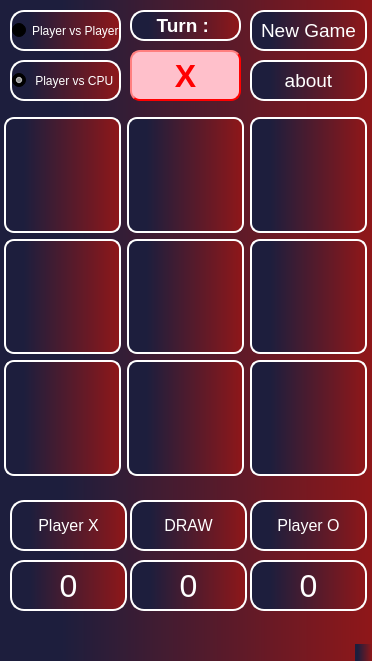
<?xml version="1.0" encoding="UTF-8"?>
<ui version="4.0">
 <class>MainWindow</class>
 <widget class="QMainWindow" name="MainWindow">
  <property name="enabled">
   <bool>true</bool>
  </property>
  <property name="geometry">
   <rect>
    <x>0</x>
    <y>0</y>
    <width>372</width>
    <height>661</height>
   </rect>
  </property>
  <property name="font">
   <font>
    <pointsize>9</pointsize>
    <bold>false</bold>
   </font>
  </property>
  <property name="cursor">
   <cursorShape>ArrowCursor</cursorShape>
  </property>
  <property name="focusPolicy">
   <enum>Qt::NoFocus</enum>
  </property>
  <property name="acceptDrops">
   <bool>false</bool>
  </property>
  <property name="windowTitle">
   <string>TicTocTeo</string>
  </property>
  <property name="autoFillBackground">
   <bool>false</bool>
  </property>
  <property name="styleSheet">
   <string notr="true">background-color: qlineargradient(spread:pad, x1:0, y1:0, x2:1, y2:0, stop:0.164773 rgba(29, 30, 61, 255), stop:1 rgba(143, 23, 25, 255));</string>
  </property>
  <widget class="QWidget" name="centralwidget">
   <widget class="QPushButton" name="btn2">
    <property name="geometry">
     <rect>
      <x>127</x>
      <y>117</y>
      <width>117</width>
      <height>116</height>
     </rect>
    </property>
    <property name="sizePolicy">
     <sizepolicy hsizetype="Minimum" vsizetype="Expanding">
      <horstretch>0</horstretch>
      <verstretch>0</verstretch>
     </sizepolicy>
    </property>
    <property name="font">
     <font>
      <pointsize>30</pointsize>
      <bold>true</bold>
     </font>
    </property>
    <property name="whatsThis">
     <string>&lt;html&gt;&lt;head/&gt;&lt;body&gt;&lt;p&gt;border-style: outset;&lt;/p&gt;&lt;p&gt;border-width:2px;&lt;/p&gt;&lt;p&gt;border-radius:14px;&lt;/p&gt;&lt;p&gt;border-color: black;&lt;/p&gt;&lt;/body&gt;&lt;/html&gt;</string>
    </property>
    <property name="styleSheet">
     <string notr="true">border-style: outset;
border-width:2px;
border-radius:10px;
border-color: white;
color: rgb(255, 255, 255);</string>
    </property>
    <property name="text">
     <string/>
    </property>
   </widget>
   <widget class="QPushButton" name="btn6">
    <property name="geometry">
     <rect>
      <x>250</x>
      <y>239</y>
      <width>117</width>
      <height>115</height>
     </rect>
    </property>
    <property name="sizePolicy">
     <sizepolicy hsizetype="Minimum" vsizetype="Expanding">
      <horstretch>0</horstretch>
      <verstretch>0</verstretch>
     </sizepolicy>
    </property>
    <property name="font">
     <font>
      <pointsize>30</pointsize>
      <bold>true</bold>
     </font>
    </property>
    <property name="whatsThis">
     <string>&lt;html&gt;&lt;head/&gt;&lt;body&gt;&lt;p&gt;border-style: outset;&lt;/p&gt;&lt;p&gt;border-width:2px;&lt;/p&gt;&lt;p&gt;border-radius:14px;&lt;/p&gt;&lt;p&gt;border-color: black;&lt;/p&gt;&lt;/body&gt;&lt;/html&gt;</string>
    </property>
    <property name="styleSheet">
     <string notr="true">border-style: outset;
border-width:2px;
border-radius:10px;
border-color: white;
color: rgb(255, 255, 255);</string>
    </property>
    <property name="text">
     <string/>
    </property>
   </widget>
   <widget class="QPushButton" name="btn9">
    <property name="geometry">
     <rect>
      <x>250</x>
      <y>360</y>
      <width>117</width>
      <height>116</height>
     </rect>
    </property>
    <property name="sizePolicy">
     <sizepolicy hsizetype="Minimum" vsizetype="Expanding">
      <horstretch>0</horstretch>
      <verstretch>0</verstretch>
     </sizepolicy>
    </property>
    <property name="font">
     <font>
      <pointsize>30</pointsize>
      <bold>true</bold>
     </font>
    </property>
    <property name="whatsThis">
     <string>&lt;html&gt;&lt;head/&gt;&lt;body&gt;&lt;p&gt;border-style: outset;&lt;/p&gt;&lt;p&gt;border-width:2px;&lt;/p&gt;&lt;p&gt;border-radius:14px;&lt;/p&gt;&lt;p&gt;border-color: black;&lt;/p&gt;&lt;/body&gt;&lt;/html&gt;</string>
    </property>
    <property name="styleSheet">
     <string notr="true">border-style: outset;
border-width:2px;
border-radius:10px;
border-color: white;
color: rgb(255, 255, 255);</string>
    </property>
    <property name="text">
     <string/>
    </property>
   </widget>
   <widget class="QPushButton" name="btn5">
    <property name="geometry">
     <rect>
      <x>127</x>
      <y>239</y>
      <width>117</width>
      <height>115</height>
     </rect>
    </property>
    <property name="sizePolicy">
     <sizepolicy hsizetype="Minimum" vsizetype="Expanding">
      <horstretch>0</horstretch>
      <verstretch>0</verstretch>
     </sizepolicy>
    </property>
    <property name="font">
     <font>
      <pointsize>30</pointsize>
      <bold>true</bold>
     </font>
    </property>
    <property name="whatsThis">
     <string>&lt;html&gt;&lt;head/&gt;&lt;body&gt;&lt;p&gt;border-style: outset;&lt;/p&gt;&lt;p&gt;border-width:2px;&lt;/p&gt;&lt;p&gt;border-radius:14px;&lt;/p&gt;&lt;p&gt;border-color: black;&lt;/p&gt;&lt;/body&gt;&lt;/html&gt;</string>
    </property>
    <property name="styleSheet">
     <string notr="true">border-style: outset;
border-width:2px;
border-radius:10px;
border-color: white;
color: rgb(255, 255, 255);</string>
    </property>
    <property name="text">
     <string/>
    </property>
   </widget>
   <widget class="QPushButton" name="btn3">
    <property name="geometry">
     <rect>
      <x>250</x>
      <y>117</y>
      <width>117</width>
      <height>116</height>
     </rect>
    </property>
    <property name="sizePolicy">
     <sizepolicy hsizetype="Minimum" vsizetype="Expanding">
      <horstretch>0</horstretch>
      <verstretch>0</verstretch>
     </sizepolicy>
    </property>
    <property name="font">
     <font>
      <pointsize>30</pointsize>
      <bold>true</bold>
     </font>
    </property>
    <property name="whatsThis">
     <string>&lt;html&gt;&lt;head/&gt;&lt;body&gt;&lt;p&gt;border-style: outset;&lt;/p&gt;&lt;p&gt;border-width:2px;&lt;/p&gt;&lt;p&gt;border-radius:14px;&lt;/p&gt;&lt;p&gt;border-color: black;&lt;/p&gt;&lt;/body&gt;&lt;/html&gt;</string>
    </property>
    <property name="styleSheet">
     <string notr="true">border-style: outset;
border-width:2px;
border-radius:10px;
border-color: white;
color: rgb(255, 255, 255);</string>
    </property>
    <property name="text">
     <string/>
    </property>
   </widget>
   <widget class="QPushButton" name="btn8">
    <property name="geometry">
     <rect>
      <x>127</x>
      <y>360</y>
      <width>117</width>
      <height>116</height>
     </rect>
    </property>
    <property name="sizePolicy">
     <sizepolicy hsizetype="Minimum" vsizetype="Expanding">
      <horstretch>0</horstretch>
      <verstretch>0</verstretch>
     </sizepolicy>
    </property>
    <property name="font">
     <font>
      <pointsize>30</pointsize>
      <bold>true</bold>
     </font>
    </property>
    <property name="whatsThis">
     <string>&lt;html&gt;&lt;head/&gt;&lt;body&gt;&lt;p&gt;border-style: outset;&lt;/p&gt;&lt;p&gt;border-width:2px;&lt;/p&gt;&lt;p&gt;border-radius:14px;&lt;/p&gt;&lt;p&gt;border-color: black;&lt;/p&gt;&lt;/body&gt;&lt;/html&gt;</string>
    </property>
    <property name="styleSheet">
     <string notr="true">border-style: outset;
border-width:2px;
border-radius:10px;
border-color: white;
color: rgb(255, 255, 255);
</string>
    </property>
    <property name="text">
     <string/>
    </property>
   </widget>
   <widget class="QPushButton" name="btn1">
    <property name="geometry">
     <rect>
      <x>4</x>
      <y>117</y>
      <width>117</width>
      <height>116</height>
     </rect>
    </property>
    <property name="sizePolicy">
     <sizepolicy hsizetype="Minimum" vsizetype="Expanding">
      <horstretch>0</horstretch>
      <verstretch>0</verstretch>
     </sizepolicy>
    </property>
    <property name="font">
     <font>
      <pointsize>30</pointsize>
      <bold>true</bold>
     </font>
    </property>
    <property name="whatsThis">
     <string>&lt;html&gt;&lt;head/&gt;&lt;body&gt;&lt;p&gt;border-style: outset;&lt;/p&gt;&lt;p&gt;border-width:2px;&lt;/p&gt;&lt;p&gt;border-radius:14px;&lt;/p&gt;&lt;p&gt;border-color: black;&lt;/p&gt;&lt;/body&gt;&lt;/html&gt;</string>
    </property>
    <property name="styleSheet">
     <string notr="true">border-style: outset;
border-width:2px;
border-radius:10px;
border-color: white;
color: rgb(255, 255, 255);</string>
    </property>
    <property name="text">
     <string/>
    </property>
   </widget>
   <widget class="QPushButton" name="btn4">
    <property name="geometry">
     <rect>
      <x>4</x>
      <y>239</y>
      <width>117</width>
      <height>115</height>
     </rect>
    </property>
    <property name="sizePolicy">
     <sizepolicy hsizetype="Minimum" vsizetype="Expanding">
      <horstretch>0</horstretch>
      <verstretch>0</verstretch>
     </sizepolicy>
    </property>
    <property name="font">
     <font>
      <pointsize>30</pointsize>
      <bold>true</bold>
     </font>
    </property>
    <property name="whatsThis">
     <string>&lt;html&gt;&lt;head/&gt;&lt;body&gt;&lt;p&gt;border-style: outset;&lt;/p&gt;&lt;p&gt;border-width:2px;&lt;/p&gt;&lt;p&gt;border-radius:14px;&lt;/p&gt;&lt;p&gt;border-color: black;&lt;/p&gt;&lt;/body&gt;&lt;/html&gt;</string>
    </property>
    <property name="styleSheet">
     <string notr="true">border-style: outset;
border-width:2px;
border-radius:10px;
border-color: white;
color: rgb(255, 255, 255);</string>
    </property>
    <property name="text">
     <string/>
    </property>
   </widget>
   <widget class="QPushButton" name="btn7">
    <property name="geometry">
     <rect>
      <x>4</x>
      <y>360</y>
      <width>117</width>
      <height>116</height>
     </rect>
    </property>
    <property name="sizePolicy">
     <sizepolicy hsizetype="Minimum" vsizetype="Expanding">
      <horstretch>0</horstretch>
      <verstretch>0</verstretch>
     </sizepolicy>
    </property>
    <property name="font">
     <font>
      <pointsize>30</pointsize>
      <bold>true</bold>
     </font>
    </property>
    <property name="whatsThis">
     <string>&lt;html&gt;&lt;head/&gt;&lt;body&gt;&lt;p&gt;border-style: outset;&lt;/p&gt;&lt;p&gt;border-width:2px;&lt;/p&gt;&lt;p&gt;border-radius:14px;&lt;/p&gt;&lt;p&gt;border-color: black;&lt;/p&gt;&lt;/body&gt;&lt;/html&gt;</string>
    </property>
    <property name="styleSheet">
     <string notr="true">border-style: outset;
border-width:2px;
border-radius:10px;
border-color: white;
color: rgb(255, 255, 255);
</string>
    </property>
    <property name="text">
     <string/>
    </property>
   </widget>
   <widget class="QRadioButton" name="pvcraidiobuttom">
    <property name="geometry">
     <rect>
      <x>10</x>
      <y>60</y>
      <width>111</width>
      <height>41</height>
     </rect>
    </property>
    <property name="styleSheet">
     <string notr="true">color: rgb(255, 255, 255);
border-style: outset;
border-width:2px;
border-radius:14px;
border-color: white;</string>
    </property>
    <property name="text">
     <string> Player vs CPU</string>
    </property>
    <property name="checked">
     <bool>true</bool>
    </property>
   </widget>
   <widget class="QRadioButton" name="pvpraidiobuttom">
    <property name="geometry">
     <rect>
      <x>10</x>
      <y>10</y>
      <width>111</width>
      <height>41</height>
     </rect>
    </property>
    <property name="styleSheet">
     <string notr="true">color: rgb(255, 255, 255);
border-style: outset;
border-width:2px;
border-radius:14px;
border-color: white;
</string>
    </property>
    <property name="text">
     <string>Player vs Player</string>
    </property>
   </widget>
   <widget class="QPushButton" name="ngbtn">
    <property name="geometry">
     <rect>
      <x>250</x>
      <y>10</y>
      <width>117</width>
      <height>41</height>
     </rect>
    </property>
    <property name="sizePolicy">
     <sizepolicy hsizetype="Minimum" vsizetype="Expanding">
      <horstretch>0</horstretch>
      <verstretch>0</verstretch>
     </sizepolicy>
    </property>
    <property name="font">
     <font>
      <pointsize>14</pointsize>
      <bold>false</bold>
     </font>
    </property>
    <property name="whatsThis">
     <string>&lt;html&gt;&lt;head/&gt;&lt;body&gt;&lt;p&gt;border-style: outset;&lt;/p&gt;&lt;p&gt;border-width:2px;&lt;/p&gt;&lt;p&gt;border-radius:14px;&lt;/p&gt;&lt;p&gt;border-color: black;&lt;/p&gt;&lt;/body&gt;&lt;/html&gt;</string>
    </property>
    <property name="styleSheet">
     <string notr="true">border-style: outset;
color: rgb(255, 255, 255);
border-width:2px;
border-radius:14px;
border-color: white;</string>
    </property>
    <property name="text">
     <string>New Game</string>
    </property>
   </widget>
   <widget class="QPushButton" name="about">
    <property name="geometry">
     <rect>
      <x>250</x>
      <y>60</y>
      <width>117</width>
      <height>41</height>
     </rect>
    </property>
    <property name="sizePolicy">
     <sizepolicy hsizetype="Minimum" vsizetype="Expanding">
      <horstretch>0</horstretch>
      <verstretch>0</verstretch>
     </sizepolicy>
    </property>
    <property name="font">
     <font>
      <pointsize>14</pointsize>
      <bold>false</bold>
     </font>
    </property>
    <property name="whatsThis">
     <string>&lt;html&gt;&lt;head/&gt;&lt;body&gt;&lt;p&gt;border-style: outset;&lt;/p&gt;&lt;p&gt;border-width:2px;&lt;/p&gt;&lt;p&gt;border-radius:14px;&lt;/p&gt;&lt;p&gt;border-color: black;&lt;/p&gt;&lt;/body&gt;&lt;/html&gt;</string>
    </property>
    <property name="styleSheet">
     <string notr="true">border-style: outset;
border-width:2px;
border-radius:14px;
border-color: white;
color: rgb(255, 255, 255);</string>
    </property>
    <property name="text">
     <string>about</string>
    </property>
   </widget>
   <widget class="QPushButton" name="PlayerX">
    <property name="geometry">
     <rect>
      <x>10</x>
      <y>500</y>
      <width>117</width>
      <height>51</height>
     </rect>
    </property>
    <property name="sizePolicy">
     <sizepolicy hsizetype="Minimum" vsizetype="Expanding">
      <horstretch>0</horstretch>
      <verstretch>0</verstretch>
     </sizepolicy>
    </property>
    <property name="font">
     <font>
      <pointsize>12</pointsize>
      <bold>false</bold>
     </font>
    </property>
    <property name="whatsThis">
     <string>&lt;html&gt;&lt;head/&gt;&lt;body&gt;&lt;p&gt;border-style: outset;&lt;/p&gt;&lt;p&gt;border-width:2px;&lt;/p&gt;&lt;p&gt;border-radius:14px;&lt;/p&gt;&lt;p&gt;border-color: black;&lt;/p&gt;&lt;/body&gt;&lt;/html&gt;</string>
    </property>
    <property name="styleSheet">
     <string notr="true">border-style: outset;
color: rgb(255, 255, 255);
border-width:2px;
border-radius:14px;
border-color: white;
</string>
    </property>
    <property name="text">
     <string>Player X</string>
    </property>
   </widget>
   <widget class="QPushButton" name="Draw">
    <property name="geometry">
     <rect>
      <x>130</x>
      <y>500</y>
      <width>117</width>
      <height>51</height>
     </rect>
    </property>
    <property name="sizePolicy">
     <sizepolicy hsizetype="Minimum" vsizetype="Expanding">
      <horstretch>0</horstretch>
      <verstretch>0</verstretch>
     </sizepolicy>
    </property>
    <property name="font">
     <font>
      <pointsize>12</pointsize>
      <bold>false</bold>
     </font>
    </property>
    <property name="whatsThis">
     <string>&lt;html&gt;&lt;head/&gt;&lt;body&gt;&lt;p&gt;border-style: outset;&lt;/p&gt;&lt;p&gt;border-width:2px;&lt;/p&gt;&lt;p&gt;border-radius:14px;&lt;/p&gt;&lt;p&gt;border-color: black;&lt;/p&gt;&lt;/body&gt;&lt;/html&gt;</string>
    </property>
    <property name="styleSheet">
     <string notr="true">border-style: outset;
color: rgb(255, 255, 255);
border-width:2px;
border-radius:14px;
border-color: white;
</string>
    </property>
    <property name="text">
     <string>DRAW</string>
    </property>
   </widget>
   <widget class="QPushButton" name="PlayerO">
    <property name="geometry">
     <rect>
      <x>250</x>
      <y>500</y>
      <width>117</width>
      <height>51</height>
     </rect>
    </property>
    <property name="sizePolicy">
     <sizepolicy hsizetype="Minimum" vsizetype="Expanding">
      <horstretch>0</horstretch>
      <verstretch>0</verstretch>
     </sizepolicy>
    </property>
    <property name="font">
     <font>
      <pointsize>12</pointsize>
      <bold>false</bold>
     </font>
    </property>
    <property name="whatsThis">
     <string>&lt;html&gt;&lt;head/&gt;&lt;body&gt;&lt;p&gt;border-style: outset;&lt;/p&gt;&lt;p&gt;border-width:2px;&lt;/p&gt;&lt;p&gt;border-radius:14px;&lt;/p&gt;&lt;p&gt;border-color: black;&lt;/p&gt;&lt;/body&gt;&lt;/html&gt;</string>
    </property>
    <property name="styleSheet">
     <string notr="true">border-style: outset;
color: rgb(255, 255, 255);
border-width:2px;
border-radius:14px;
border-color: white;
</string>
    </property>
    <property name="text">
     <string>Player O</string>
    </property>
   </widget>
   <widget class="QPushButton" name="Xscore">
    <property name="geometry">
     <rect>
      <x>10</x>
      <y>560</y>
      <width>117</width>
      <height>51</height>
     </rect>
    </property>
    <property name="sizePolicy">
     <sizepolicy hsizetype="Minimum" vsizetype="Expanding">
      <horstretch>0</horstretch>
      <verstretch>0</verstretch>
     </sizepolicy>
    </property>
    <property name="font">
     <font>
      <pointsize>24</pointsize>
      <bold>false</bold>
     </font>
    </property>
    <property name="whatsThis">
     <string>&lt;html&gt;&lt;head/&gt;&lt;body&gt;&lt;p&gt;border-style: outset;&lt;/p&gt;&lt;p&gt;border-width:2px;&lt;/p&gt;&lt;p&gt;border-radius:14px;&lt;/p&gt;&lt;p&gt;border-color: black;&lt;/p&gt;&lt;/body&gt;&lt;/html&gt;</string>
    </property>
    <property name="styleSheet">
     <string notr="true">border-style: outset;
border-width:2px;
border-radius:14px;
border-color: white;
color:white;</string>
    </property>
    <property name="text">
     <string>0</string>
    </property>
   </widget>
   <widget class="QPushButton" name="Oscore">
    <property name="geometry">
     <rect>
      <x>250</x>
      <y>560</y>
      <width>117</width>
      <height>51</height>
     </rect>
    </property>
    <property name="sizePolicy">
     <sizepolicy hsizetype="Minimum" vsizetype="Expanding">
      <horstretch>0</horstretch>
      <verstretch>0</verstretch>
     </sizepolicy>
    </property>
    <property name="font">
     <font>
      <pointsize>24</pointsize>
      <bold>false</bold>
     </font>
    </property>
    <property name="whatsThis">
     <string>&lt;html&gt;&lt;head/&gt;&lt;body&gt;&lt;p&gt;border-style: outset;&lt;/p&gt;&lt;p&gt;border-width:2px;&lt;/p&gt;&lt;p&gt;border-radius:14px;&lt;/p&gt;&lt;p&gt;border-color: black;&lt;/p&gt;&lt;/body&gt;&lt;/html&gt;</string>
    </property>
    <property name="styleSheet">
     <string notr="true">border-style: outset;
border-width:2px;
border-radius:14px;
border-color: white;
color:white;</string>
    </property>
    <property name="text">
     <string>0</string>
    </property>
   </widget>
   <widget class="QPushButton" name="draw">
    <property name="geometry">
     <rect>
      <x>130</x>
      <y>560</y>
      <width>117</width>
      <height>51</height>
     </rect>
    </property>
    <property name="sizePolicy">
     <sizepolicy hsizetype="Minimum" vsizetype="Expanding">
      <horstretch>0</horstretch>
      <verstretch>0</verstretch>
     </sizepolicy>
    </property>
    <property name="font">
     <font>
      <pointsize>24</pointsize>
      <bold>false</bold>
     </font>
    </property>
    <property name="whatsThis">
     <string>&lt;html&gt;&lt;head/&gt;&lt;body&gt;&lt;p&gt;border-style: outset;&lt;/p&gt;&lt;p&gt;border-width:2px;&lt;/p&gt;&lt;p&gt;border-radius:14px;&lt;/p&gt;&lt;p&gt;border-color: black;&lt;/p&gt;&lt;/body&gt;&lt;/html&gt;</string>
    </property>
    <property name="styleSheet">
     <string notr="true">border-style: outset;
border-width:2px;
border-radius:14px;
border-color: white;
color:white;</string>
    </property>
    <property name="text">
     <string>0</string>
    </property>
   </widget>
   <widget class="QPushButton" name="TURN">
    <property name="geometry">
     <rect>
      <x>130</x>
      <y>10</y>
      <width>111</width>
      <height>31</height>
     </rect>
    </property>
    <property name="sizePolicy">
     <sizepolicy hsizetype="Minimum" vsizetype="Expanding">
      <horstretch>0</horstretch>
      <verstretch>0</verstretch>
     </sizepolicy>
    </property>
    <property name="font">
     <font>
      <pointsize>14</pointsize>
      <bold>true</bold>
     </font>
    </property>
    <property name="whatsThis">
     <string>&lt;html&gt;&lt;head/&gt;&lt;body&gt;&lt;p&gt;border-style: outset;&lt;/p&gt;&lt;p&gt;border-width:2px;&lt;/p&gt;&lt;p&gt;border-radius:14px;&lt;/p&gt;&lt;p&gt;border-color: black;&lt;/p&gt;&lt;/body&gt;&lt;/html&gt;</string>
    </property>
    <property name="styleSheet">
     <string notr="true">border-style: outset;
color: rgb(255, 255, 255);
border-width:2px;
border-radius:14px;
border-color: white;</string>
    </property>
    <property name="text">
     <string>Turn : </string>
    </property>
   </widget>
   <widget class="QPushButton" name="turn">
    <property name="geometry">
     <rect>
      <x>130</x>
      <y>50</y>
      <width>111</width>
      <height>51</height>
     </rect>
    </property>
    <property name="sizePolicy">
     <sizepolicy hsizetype="Minimum" vsizetype="Expanding">
      <horstretch>0</horstretch>
      <verstretch>0</verstretch>
     </sizepolicy>
    </property>
    <property name="font">
     <font>
      <pointsize>24</pointsize>
      <bold>true</bold>
     </font>
    </property>
    <property name="whatsThis">
     <string>&lt;html&gt;&lt;head/&gt;&lt;body&gt;&lt;p&gt;border-style: outset;&lt;/p&gt;&lt;p&gt;border-width:2px;&lt;/p&gt;&lt;p&gt;border-radius:14px;&lt;/p&gt;&lt;p&gt;border-color: black;&lt;/p&gt;&lt;/body&gt;&lt;/html&gt;</string>
    </property>
    <property name="styleSheet">
     <string notr="true">color: red; background-color: pink; border-style: outset; border-width:2px; border-radius:10px; border-color: red;</string>
    </property>
    <property name="text">
     <string>X</string>
    </property>
   </widget>
  </widget>
  <widget class="QMenuBar" name="menubar">
   <property name="geometry">
    <rect>
     <x>0</x>
     <y>0</y>
     <width>372</width>
     <height>22</height>
    </rect>
   </property>
  </widget>
  <widget class="QStatusBar" name="statusbar"/>
 </widget>
 <resources>
  <include location="background.qrc"/>
 </resources>
 <connections/>
</ui>
